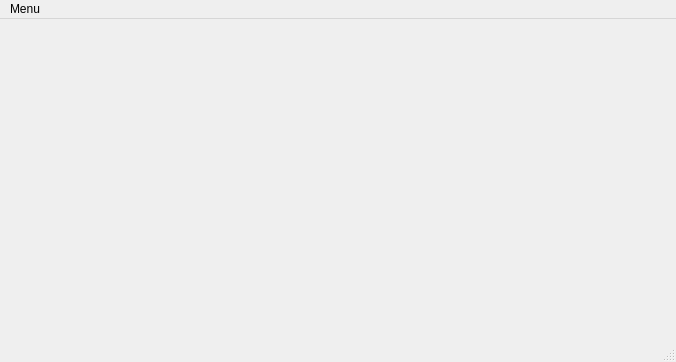
<?xml version="1.0" encoding="UTF-8"?>
<ui version="4.0">
 <class>PDFparser</class>
 <widget class="QMainWindow" name="PDFparser">
  <property name="geometry">
   <rect>
    <x>0</x>
    <y>0</y>
    <width>676</width>
    <height>362</height>
   </rect>
  </property>
  <property name="windowTitle">
   <string>PDF parser</string>
  </property>
  <widget class="QWidget" name="centralwidget"/>
  <widget class="QMenuBar" name="menubar">
   <property name="geometry">
    <rect>
     <x>0</x>
     <y>0</y>
     <width>676</width>
     <height>21</height>
    </rect>
   </property>
   <widget class="QMenu" name="menuMenu">
    <property name="title">
     <string>Menu</string>
    </property>
    <addaction name="actionOpen_sample"/>
    <addaction name="separator"/>
    <addaction name="actionExit"/>
   </widget>
   <addaction name="menuMenu"/>
  </widget>
  <widget class="QStatusBar" name="statusbar"/>
  <action name="actionOpen_sample">
   <property name="text">
    <string>Open sample</string>
   </property>
  </action>
  <action name="actionExit">
   <property name="text">
    <string>Exit</string>
   </property>
  </action>
 </widget>
 <resources/>
 <connections/>
</ui>
